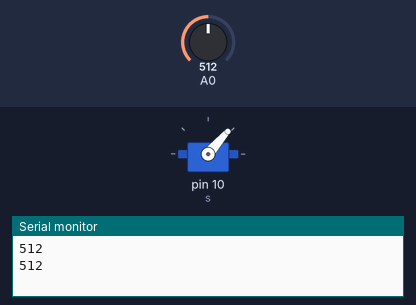
The sketch below on a simulated Arduino Uno, built with avr-gcc and run on an emulated ATmega328P. On the bench: servo, the last lines printed to the serial monitor. Inputs (shaded band) come from the test bench; at power-on: A0 = 512.

Above: at 7.2 s.
7.3 s: A0 set to 489
At 7.83 s:
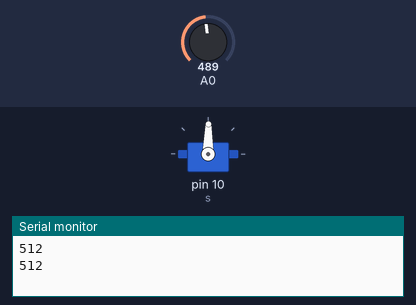
At 12.6 s:
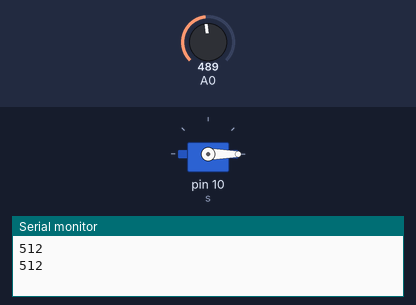
14.5 s: A0 set to 510
21.7 s: A0 set to 490
At 22.44 s:
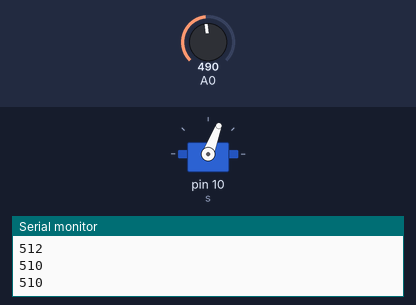
Timing chart, 0 to 28.3 s (numbered marks = the images above; inputs shaded):
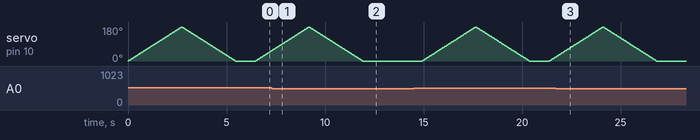

The sketch:

moisture.ino
```cpp
#include<Servo.h>
Servo s;

void setup(){
  s.attach(10);
  Serial.begin(9600);
  //pinMode(10,OUTPUT);
}

void loop(){
  int sensorVal = analogRead(A0);

  int pos;
  if(sensorVal > 500){
     Serial.println(sensorVal);
    for(pos=0; pos<=180; pos++){
      s.write(pos);
      delay(15);
    }
    for(pos=180; pos>=0; pos--){
      s.write(pos);
      delay(15);
    }
  }
  delay(1000);
}
```

Measured:
- the behaviour switches between 501 and 500 on A0 (found by bisection; images 0 and 1)
- after the input at 7.3 s, servo on pin 10 (s): goes on until 11.9 s, then stays 0°
- after the input at 21.7 s, servo on pin 10 (s): goes on until 26.8 s, then stays 0°
